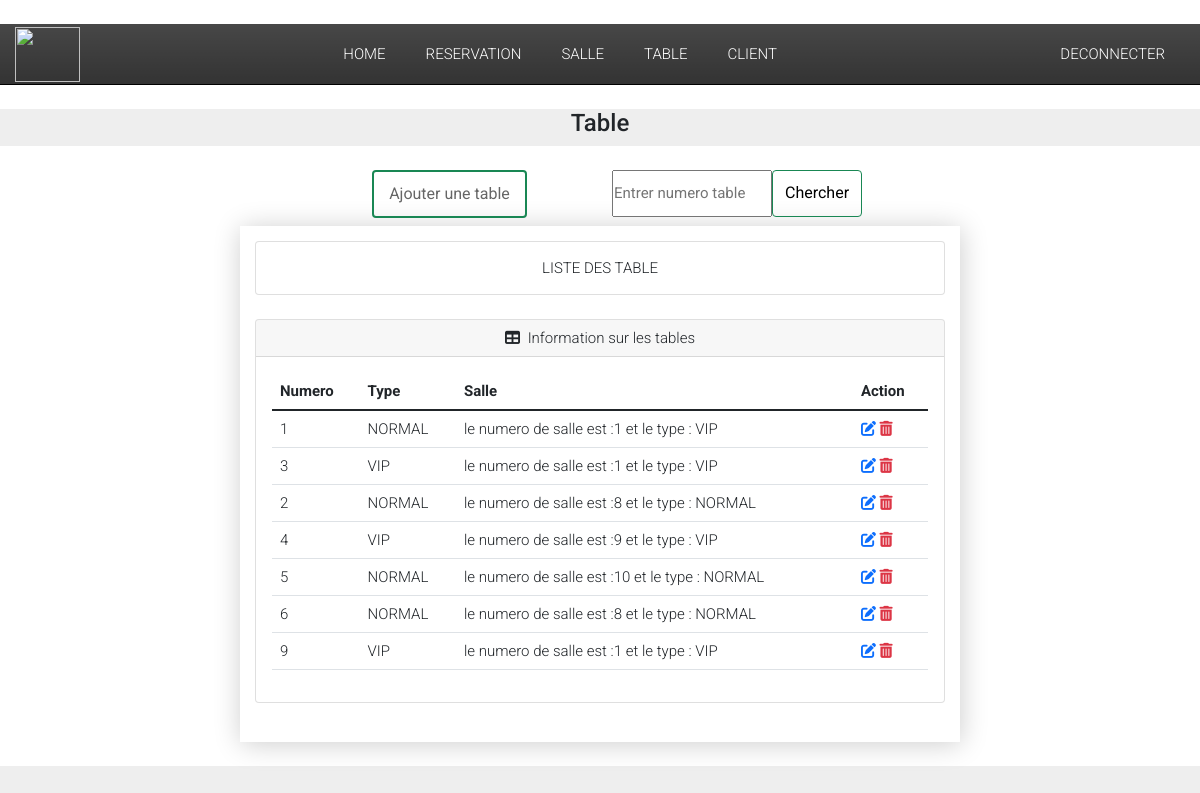
The page /table/ (signed in) on the database its author committed.
### Reservation/models.py (models this page shows, shortened)
class Table(models.Model):
    TABLE_TYPE = (
        ('VIP', 'vip'),
        ('NORMAL', 'Normal')
    )
    numero = models.IntegerField()
    type = models.CharField(max_length=50, choices=TABLE_TYPE)
    salle = models.ForeignKey(Salle, null=True, on_delete=models.CASCADE)
    disponiblité = models.BooleanField(default=True)

class Salle(models.Model):
    SALLE_TYPE = (
        ('VIP', 'vip'),
        ('NORMAL', 'Normal')
    )
    numero = models.IntegerField()
    type = models.CharField(max_length=50, choices=SALLE_TYPE)
    def __str__(self):
      return f"le numero de salle est :{self.numero}  et le type : {self.type}"

### Reservation/views.py (the view)
# urls.py: path('table/',views.table, name="table"),
def table(request):
    if not request.user.is_authenticated:
        return redirect('login')
    else:
        table = Table.objects.all()
        res_table = Reservation_table.objects.all()
        for k in  res_table:
            l = k.table.id
            print(l)
        context = {'table':table,
                }
        return render(request, 'Reservation/Table.html',context)

### Reservation/templates/Reservation/Table.html (shortened to what this page needs)
{% extends 'Reservation/main.html' %}
{% block content%}
{% load static %}
<!DOCTYPE html>
<html lang="en">
  <head>
	<link rel="stylesheet" href="{% static 'table/css/demo.css' %}">
  </head>
  <body>
<h4><center>  Table  </center></h4>
 <main><center>
  <div class="row" >
    <div class="col-sm">
    </div>
    <div class="col-sm">
    <center>
    <h6 class=""><a class="btn btn-outline-success text-green border-success solid green mt-auto align-self-start" href="{% url 'ajout_table' %}">Ajouter une table</a></h6>
    </center>
  </div>
  <div class="col-sm">
    <center>
      <form class="d-flex ml-3" method="POST" action="{% url 'rechercher_table'%}" >
          <input style="width: 160px; height:47px; border-color: green text-black border-11px solid" placeholder="Entrer numero table"  type="number" aria-label="search"id="numero" name="numero" required>
          <button class= "btn btn-outline-success text-black border-4px solid green background-color-green" type="submit"> Chercher </button>
        </form> </center>
  </div>
  <div class="col-sm"> </div>
</div>
<section class="container cd-table-container">
  <div class="card mb-4">
    <div class="card-body">
        LISTE DES TABLE
    </div>
</div>
  <div class="card mb-4">
    <div class="card-header">
        <i class="fas fa-table me-1"></i>
        Information sur les tables
    </div>
    <div class="card-body">
        <table  class="table table-hover">
    <thead>
      <tr>
        <th>Numero</th>
        <th>Type</th>
        <th>Salle</th>
        <th>Action</th>
      </tr>
    </thead>
    <tbody>
      {% for items in table %}
      <tr>
        <td>{{items.numero}}</td>
        <td>{{items.type}}</td>
        <td>{{items.salle}}</td>
        <td><a  href="/modifier_table/{{items.id}}/" > <i class="fas fa-edit"></i></a>
          <a class="text-danger" href="/supprimer_table/{{items.id}}/" ><i class="fas fa-trash-alt"></i></a>  </td>
        </tr>
        {% endfor %}
    </tbody>
  </table>
</section>
 </main>
  </body>
</html>
{% endblock %}

### static/navbar/css/style.css (style rules this page uses)
* { margin: 0; padding: 0; box-sizing: border-box; }
body { font-family: 'Open Sans', sans-serif; font-size: 14px; font-weight: 400; line-height: 20px; }
.container { width: 100%; max-width: 1440px; margin: 0 auto; padding: 0 15px; }

### static/card/css/demo.css (style rules this page uses)
* { margin: 0; padding: 0; }
body { font-family: 'Roboto', sans-serif; font-style: normal; font-weight: 300; font-smoothing: antialiased; -webkit-font-smoothing: antialiased; -moz-osx-font-smoothing: grayscale; font-size: 15px; background: #eee; }
a.btn { text-decoration: none; color: #666; border: 2px solid #666; padding: 10px 15px; display: inline-block; margin-left: 5px; }
.btn:before { font-family: FontAwesome; font-weight: normal; margin-right: 10px; }
main { background: #fff; padding:: 20px; }
@media only screen and (min-width: 1160px) { main { max-width: 980px; margin-left: auto; margin-right: auto; padding: 24px; } }

### static/table/css/demo.css (style rules this page uses)
* { margin: 0; padding: 0; }
body { font-family: 'Roboto', sans-serif; font-style: normal; font-weight: 300; font-smoothing: antialiased; -webkit-font-smoothing: antialiased; -moz-osx-font-smoothing: grayscale; font-size: 15px; background: #eee; }
a.btn { text-decoration: none; color: #666; border: 2px solid #666; padding: 10px 15px; display: inline-block; margin-left: 5px; }
.btn:before { font-family: FontAwesome; font-weight: normal; margin-right: 10px; }
main { padding:: 20px; }
@media only screen and (min-width: 720px) { main { max-width: 720px; margin-left: auto; margin-right: auto; padding: 24px; } }

### Reservation/templates/Reservation/Table.html (style rules this page uses)
.cd-table-container { background: #fff; box-shadow: 1px 2px 26px rgba(0, 0, 0, 0.2); padding: 15px; max-width: 720px; }

### rows shown on the page
Table: numero "1", type "NORMAL", salle "le numero de salle est :1 et le type : VIP"
Table: numero "3", type "VIP", salle "le numero de salle est :1 et le type : VIP"
Table: numero "2", type "NORMAL", salle "le numero de salle est :8 et le type : NORMAL"
Table: numero "4", type "VIP", salle "le numero de salle est :9 et le type : VIP"
Table: numero "5", type "NORMAL", salle "le numero de salle est :10 et le type : NORMAL"
Table: numero "6", type "NORMAL", salle "le numero de salle est :8 et le type : NORMAL"
Table: numero "9", type "VIP", salle "le numero de salle est :1 et le type : VIP"
